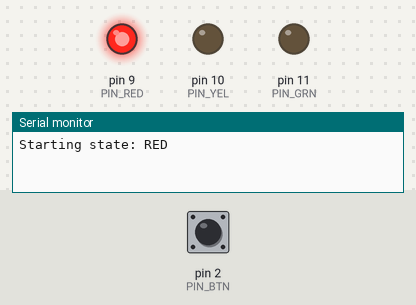
The sketch below on a simulated Arduino Uno, built with avr-gcc and run on an emulated ATmega328P. On the bench: output pins drawn as LEDs (lit = HIGH), the last lines printed to the serial monitor. Inputs (shaded band) come from the test bench; at power-on: pin 2 (PIN_BTN) HIGH.

Above: at 1.2 s.
1.3 s: pin 2 (PIN_BTN) pulled LOW for 0.15 s
At 4.6 s:
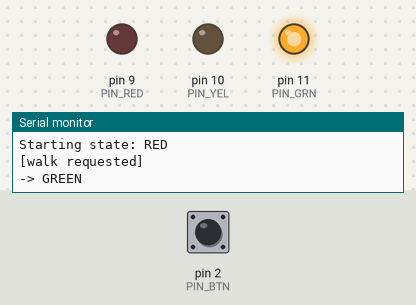
At 5.8 s:
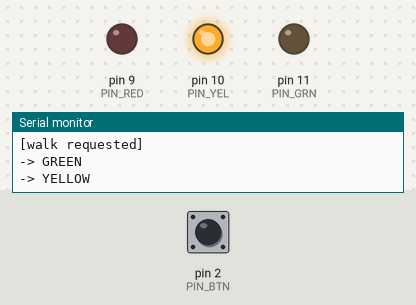
7.4 s: pin 2 (PIN_BTN) pulled LOW for 1 s
At 14.6 s:
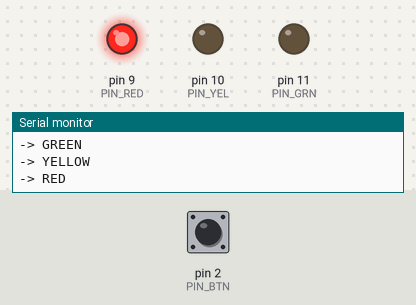
Timing chart, 0 to 16.1 s (numbered marks = the images above; inputs shaded):
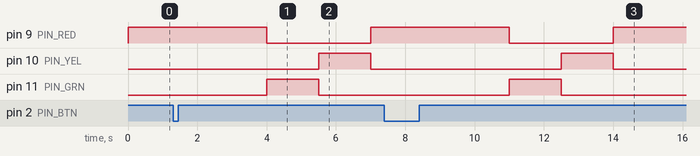

The sketch:

04_Traffic_Light.ino
```cpp
const uint8_t PIN_RED = 9;
const uint8_t PIN_YEL = 10;
const uint8_t PIN_GRN = 11;
const uint8_t PIN_BTN = 2;

enum class Light : uint8_t { RED, GREEN, YELLOW }; // create the Light type

Light state = Light::RED;
unsigned long stateStart = 0;
bool walkRequested = false;
bool lastPressed = false;

void setLight(bool r , bool y, bool g) { // bool -> digitalWrite conversion works becasue HIGH and LOW is just #defines for 1 and 0
  digitalWrite(PIN_RED, r); // sets the voltage on a pin that is already configured as OUTPUT
  digitalWrite(PIN_YEL, y);
  digitalWrite(PIN_GRN, g);
}

void setup() {
  pinMode(PIN_RED, OUTPUT); // configures pins electrical direction
  pinMode(PIN_YEL, OUTPUT);
  pinMode(PIN_GRN, OUTPUT);
  pinMode(PIN_BTN, INPUT_PULLUP);
  Serial.begin(9600); // sets up UART hardware at 9600 bits per second
  stateStart = millis();
  Serial.println("Starting state: RED");
}

void loop() {
  unsigned long elapsed = millis() - stateStart; //computed fresh on every pass

  // poll the button on EVERY iteration. This is the whole point
  // With delay() in the loop, a press during the wait would be missed
  bool pressed = (digitalRead(PIN_BTN) == LOW); // is the button pressed right now?

  if (pressed && !lastPressed) { // the initial press case (falling edge)
    walkRequested = true; // sets a flag that survuves across thousands of loop iterations until the state machine consumes it
    Serial.println("[walk requested]");
  }

  lastPressed = pressed;

  /* the traffic-light state machine
    every case has the same 2 parts:
      1. do the states job (drive LED to match current state)
      2. check whether it is time to leave - and if so, change state and re-stamp stateStart
  */
  switch (state) {
    case Light::RED:
      setLight(true, false, false);
      if (elapsed >= 4000) {
        state = Light::GREEN;
        stateStart = millis();
        Serial.println("-> GREEN");
      }
      break;

    // green normally lasts 6s. But if a pedestrian is waiting (walk requested == true), cut it short
    // once cars have had a fair 1.5s minimum.
    case Light::GREEN:
      setLight(false, false, true);
      if (elapsed >= 6000 || (walkRequested && elapsed >= 1500)) {
        state = Light::YELLOW;
        stateStart = millis();
        walkRequested = false; // request satisfied
        Serial.println("-> YELLOW");
      }
      break;
    case Light::YELLOW:
      setLight(false, true, false);
      if (elapsed >= 1500) {
        state = Light::RED;
        stateStart = millis();
        Serial.println("-> RED");
      }
      break;
  }
}
```

Measured:
- after the input at 1.3 s, pin 10 (PIN_YEL): LOW → HIGH after 4.2 s, → LOW 1.5 s later
- after the input at 7.4 s, pin 10 (PIN_YEL): LOW → HIGH after 5.1 s instead of 9.6 s
